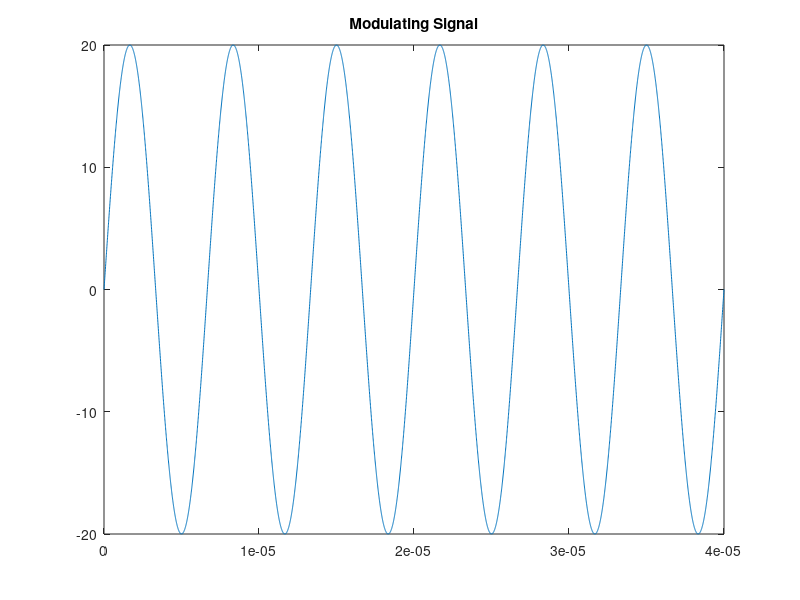
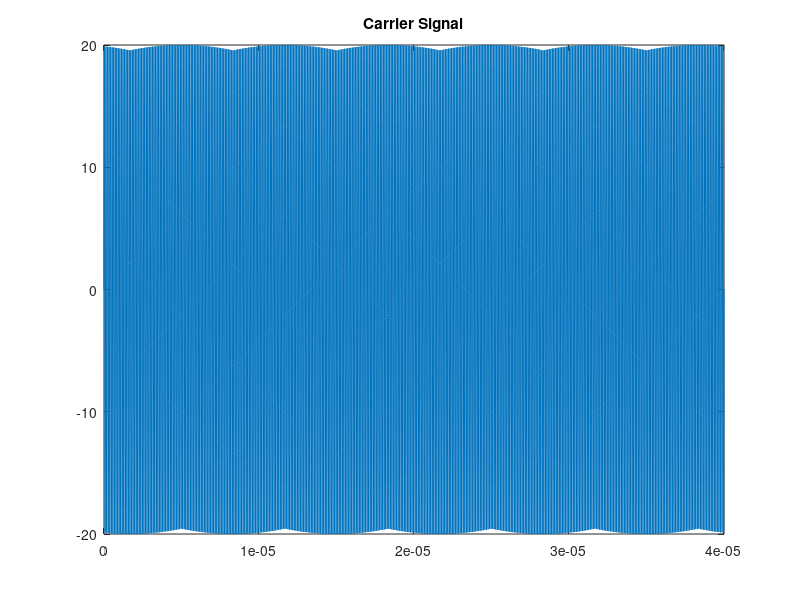
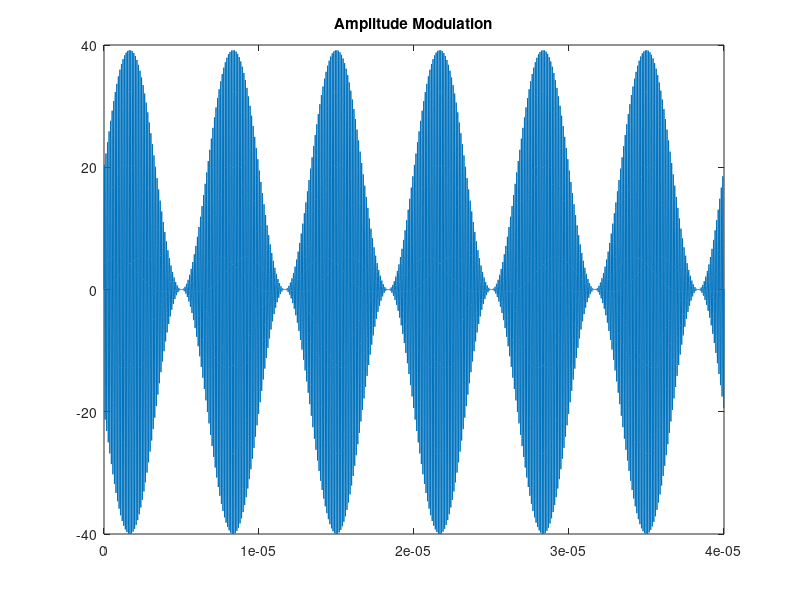

Source code (MATLAB) for these figures, in order: (Note: this script raises an error after producing the figures.)
clear all
close all

%% Modulating Signal
m = 1

Vm = 20
fm = 150000
Tm = 1/fm
t = 0:Tm/999:6*Tm
vm = Vm*sin(2*pi*fm*t)
% figure(1);
% subplot(3,1,1);
figure(1);
plot(t,vm);
title('Modulating Signal')

%% Carrier Signal

Vc=Vm/m
fc = 10000000
Tc = 1/fc
vc = Vc*sin(2*pi*fc*t)
% figure(1);
% subplot(3,1,2);
figure(2);
plot(t,vc)
title('Carrier Signal')

%% Amplitude Modulation

Am = (Vc+Vm*sin(2*pi*fm*t)).* sin(2*pi*fc*t);
% subplot(3,1,3);
figure(3);
plot(t,Am);
title('Amplitude Modulation')

%% Project Proper || Amplitude Modulation
 
%% Modulated Signal
%Read the audio signal [Modulating Signal]
[voice_message_signal, Fs] = audioread('epic_voice.wav')
%sound(y, Fs)
figure(4); plot(voice_message_signal)
shg
xlabel 'Time'
ylabel 'Audio Signal'
title('Message Signal')

%% Carrier Signal

Vc =Vm/m
fc = 10000000
Tc = 1/fc
n = 0:Tm/999:300*Tm
vc = Vc*sin(2*pi*fc*n)
% figure(1);
% subplot(3,1,2);
figure(2);
plot(n,vc)
title('Carrier Signal')

%% Length Adjustment

carrier_signal = vc

minLength = min(length(voice_message_signal), length(vc))
voice_message_signal = voice_message_signal(1:minLength)
vc = vc(1:minLength)


%% Voice Modulated Signal
Voice_Modulated_Signal = voice_message_signal .* vc
% Voice_Modulated_Signal = (Vc+voice_message_signal) .* sin(2*pi*fc*t)
figure(5);
plot(minLength,Voice_Modulated_Signal)
